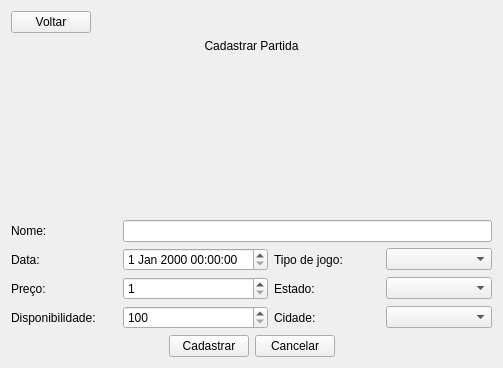
<?xml version="1.0" encoding="UTF-8"?>
<ui version="4.0">
 <class>CadastrarPartidaWindow</class>
 <widget class="QWidget" name="CadastrarPartidaWindow">
  <property name="geometry">
   <rect>
    <x>0</x>
    <y>0</y>
    <width>503</width>
    <height>368</height>
   </rect>
  </property>
  <property name="windowTitle">
   <string>Form</string>
  </property>
  <layout class="QVBoxLayout" name="verticalLayout">
   <item>
    <layout class="QHBoxLayout" name="horizontalLayout">
     <property name="spacing">
      <number>6</number>
     </property>
     <item>
      <widget class="QPushButton" name="VoltarBtn">
       <property name="text">
        <string>Voltar</string>
       </property>
      </widget>
     </item>
     <item>
      <spacer name="horizontalSpacer">
       <property name="orientation">
        <enum>Qt::Horizontal</enum>
       </property>
       <property name="sizeHint" stdset="0">
        <size>
         <width>40</width>
         <height>20</height>
        </size>
       </property>
      </spacer>
     </item>
    </layout>
   </item>
   <item>
    <widget class="QLabel" name="title">
     <property name="text">
      <string>Cadastrar Partida</string>
     </property>
     <property name="alignment">
      <set>Qt::AlignCenter</set>
     </property>
    </widget>
   </item>
   <item>
    <spacer name="verticalSpacer">
     <property name="orientation">
      <enum>Qt::Vertical</enum>
     </property>
     <property name="sizeHint" stdset="0">
      <size>
       <width>20</width>
       <height>40</height>
      </size>
     </property>
    </spacer>
   </item>
   <item>
    <layout class="QGridLayout" name="gridLayout">
     <item row="1" column="0">
      <widget class="QLabel" name="label_2">
       <property name="text">
        <string>Data:</string>
       </property>
      </widget>
     </item>
     <item row="0" column="0">
      <widget class="QLabel" name="label">
       <property name="text">
        <string>Nome:</string>
       </property>
      </widget>
     </item>
     <item row="2" column="0">
      <widget class="QLabel" name="label_5">
       <property name="text">
        <string>Preço:</string>
       </property>
      </widget>
     </item>
     <item row="3" column="0">
      <widget class="QLabel" name="label_6">
       <property name="text">
        <string>Disponibilidade:</string>
       </property>
      </widget>
     </item>
     <item row="2" column="1">
      <widget class="QSpinBox" name="precoSpin">
       <property name="minimum">
        <number>1</number>
       </property>
       <property name="maximum">
        <number>1000</number>
       </property>
      </widget>
     </item>
     <item row="1" column="1">
      <widget class="QDateTimeEdit" name="dataEdit"/>
     </item>
     <item row="0" column="1" colspan="3">
      <widget class="QLineEdit" name="nomeJogoEdit"/>
     </item>
     <item row="1" column="2">
      <widget class="QLabel" name="label_7">
       <property name="text">
        <string>Tipo de jogo:</string>
       </property>
      </widget>
     </item>
     <item row="1" column="3">
      <widget class="QComboBox" name="tipoBox"/>
     </item>
     <item row="2" column="2">
      <widget class="QLabel" name="label_3">
       <property name="text">
        <string>Estado:</string>
       </property>
      </widget>
     </item>
     <item row="2" column="3">
      <widget class="QComboBox" name="estadoBox"/>
     </item>
     <item row="3" column="1">
      <widget class="QSpinBox" name="disponibilidadeSpin">
       <property name="minimum">
        <number>100</number>
       </property>
       <property name="maximum">
        <number>50000</number>
       </property>
       <property name="singleStep">
        <number>100</number>
       </property>
      </widget>
     </item>
     <item row="3" column="2">
      <widget class="QLabel" name="label_4">
       <property name="text">
        <string>Cidade:</string>
       </property>
      </widget>
     </item>
     <item row="3" column="3">
      <widget class="QComboBox" name="cidadeBox"/>
     </item>
    </layout>
   </item>
   <item>
    <layout class="QHBoxLayout" name="horizontalLayout_2">
     <item>
      <spacer name="horizontalSpacer_2">
       <property name="orientation">
        <enum>Qt::Horizontal</enum>
       </property>
       <property name="sizeHint" stdset="0">
        <size>
         <width>40</width>
         <height>20</height>
        </size>
       </property>
      </spacer>
     </item>
     <item>
      <widget class="QPushButton" name="cadastrarBtn">
       <property name="text">
        <string>Cadastrar</string>
       </property>
      </widget>
     </item>
     <item>
      <widget class="QPushButton" name="cancelBtn">
       <property name="text">
        <string>Cancelar</string>
       </property>
      </widget>
     </item>
     <item>
      <spacer name="horizontalSpacer_3">
       <property name="orientation">
        <enum>Qt::Horizontal</enum>
       </property>
       <property name="sizeHint" stdset="0">
        <size>
         <width>40</width>
         <height>20</height>
        </size>
       </property>
      </spacer>
     </item>
    </layout>
   </item>
  </layout>
 </widget>
 <resources/>
 <connections/>
</ui>
